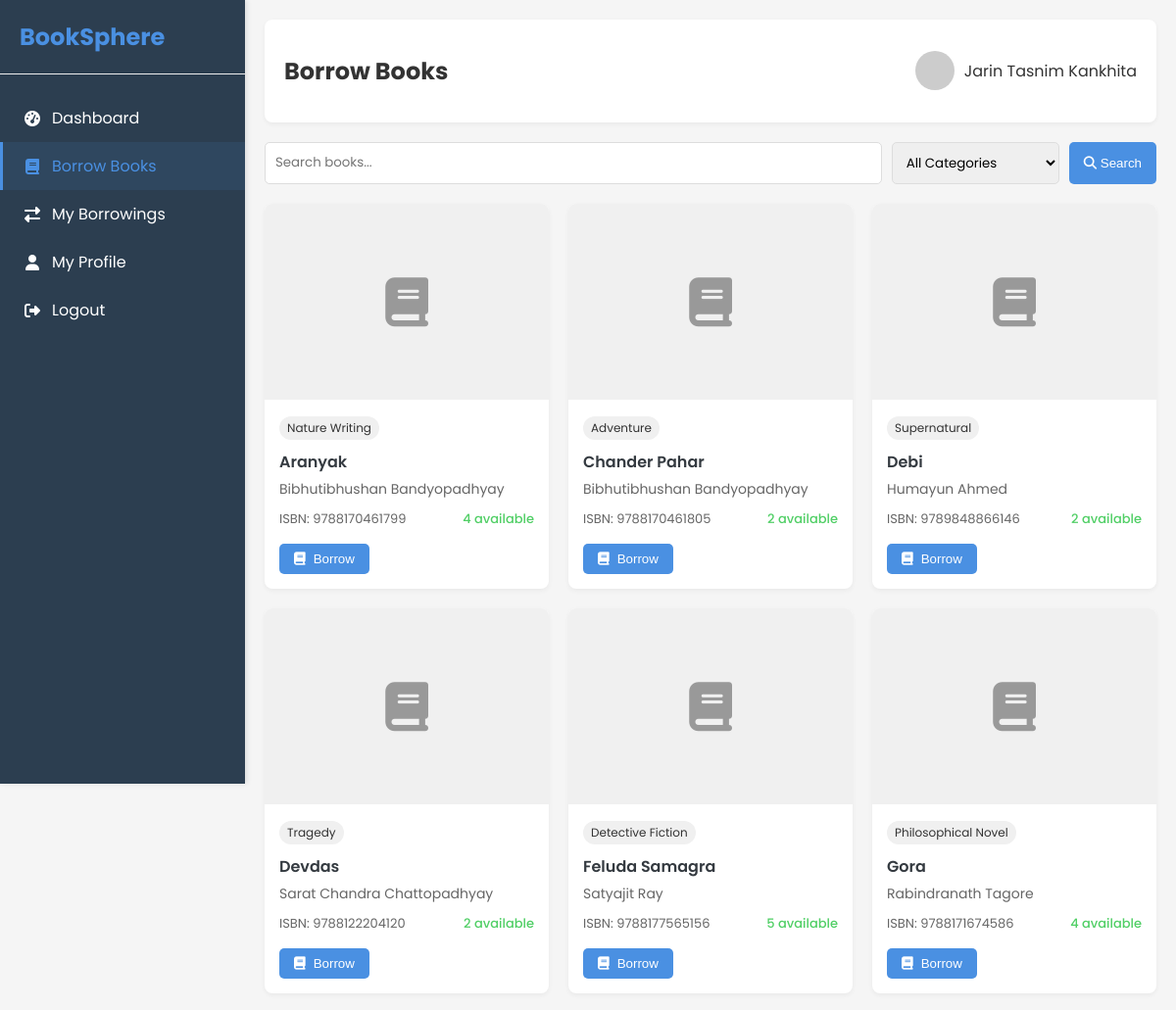
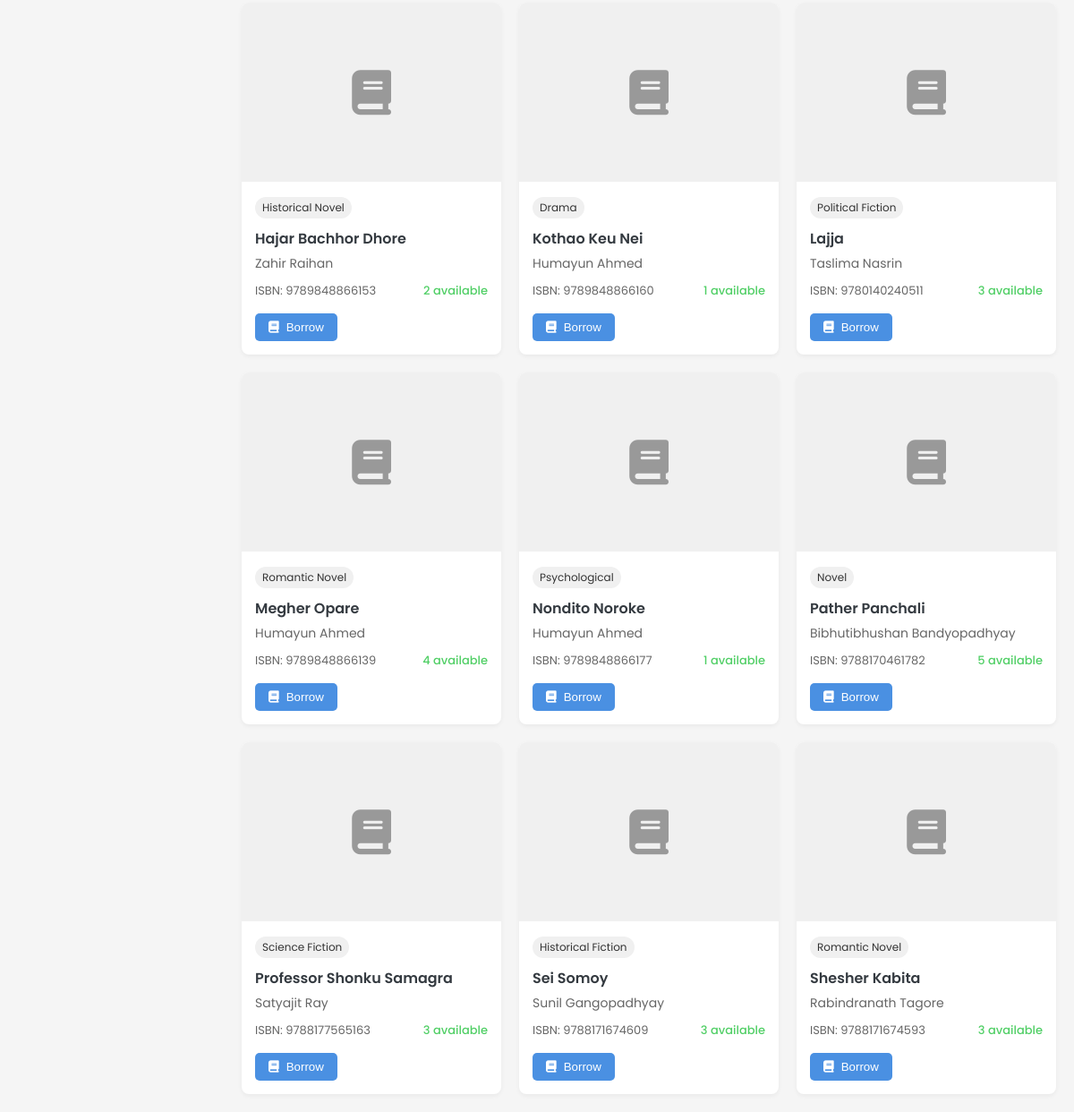
The app's page /borrow_books.php (signed in) with its own data (2 pictures, top to bottom).
### tables this page shows
CREATE TABLE `books` (
  `book_id` int(11) NOT NULL,
  `title` varchar(255) NOT NULL,
  `author` varchar(100) NOT NULL,
  `isbn` varchar(20) DEFAULT NULL,
  `publisher` varchar(100) DEFAULT NULL,
  `publication_year` int(11) DEFAULT NULL,
  `category` varchar(50) DEFAULT NULL,
  `quantity` int(11) NOT NULL DEFAULT 1,
  `available_quantity` int(11) NOT NULL DEFAULT 1,
  `description` text DEFAULT NULL,
  `cover_image` varchar(255) DEFAULT NULL,
  `created_at` timestamp NOT NULL DEFAULT current_timestamp(),
  `updated_at` timestamp NOT NULL DEFAULT current_timestamp() ON UPDATE current_timestamp()
);

### borrow_books.php (the view, shortened to what this page needs)
<?php
require_once 'db_connection.php';
$user_id = $_SESSION['user_id'];
try {
    $search = isset($_GET['search']) ? $_GET['search'] : '';
    $query = "SELECT * FROM books WHERE available_quantity > 0";
    $query .= " ORDER BY title";
    $stmt = $conn->prepare($query);
    $stmt->execute();
    $books = $stmt->fetchAll(PDO::FETCH_ASSOC);
    $stmt = $conn->prepare("SELECT COUNT(*) FROM borrowings WHERE user_id = :user_id AND status = 'borrowed'");
    $stmt->bindParam(':user_id', $user_id);
    $stmt->execute();
    $current_borrow_count = $stmt->fetchColumn();
    $stmt = $conn->query("SELECT setting_value FROM library_settings WHERE setting_name = 'max_borrow_limit'");
    $max_borrow_limit = (int)$stmt->fetchColumn();
} catch(PDOException $e) {
    $error = "Database error: " . $e->getMessage();
}
?>
<!DOCTYPE html>
<html lang="en">
<head>
    <link rel="stylesheet" href="https://cdnjs.cloudflare.com/ajax/libs/font-awesome/6.4.0/css/all.min.css">
</head>
<body>
    <div class="sidebar" id="sidebar">
        <div class="sidebar-header">
            <h2>BookSphere</h2>
        </div>
        <ul class="sidebar-menu">
            <li><a href="user_dashboard.php"><i class="fas fa-tachometer-alt"></i> Dashboard</a></li>
            <li><a href="borrow_books.php" class="active"><i class="fas fa-book"></i> Borrow Books</a></li>
            <li><a href="my_borrowings.php"><i class="fas fa-exchange-alt"></i> My Borrowings</a></li>
            <li><a href="profile.php"><i class="fas fa-user"></i> My Profile</a></li>
            <li><a href="logout.php"><i class="fas fa-sign-out-alt"></i> Logout</a></li>
        </ul>
    </div>
    <div class="main-content">
        <div class="header">
            <h2>Borrow Books</h2>
            <div class="user-info">
                <img src="https://ui-avatars.com/api/?name=<?php echo urlencode($_SESSION['full_name']); ?>&background=4a90e2&color=fff" alt="User">
                <span><?php echo htmlspecialchars($_SESSION['full_name']); ?></span>
            </div>
        </div>
        <form method="GET" action="borrow_books.php">
            <div class="search-container">
                <input type="text" class="search-input" name="search" placeholder="Search books..."
                       value="<?php echo htmlspecialchars($search); ?>">
                <select class="category-filter" name="category">
                    <option value="">All Categories</option>
                </select>
                <button type="submit" class="search-btn">
                    <i class="fas fa-search"></i> Search
                </button>
            </div>
        </form>
        <?php if (empty($books)): ?>
            <div class="card empty-state">
                <i class="fas fa-book-open"></i>
                <h3>No Books Available</h3>
                <p>There are currently no books available for borrowing.</p>
            </div>
        <?php else: ?>
            <div class="books-grid">
                <?php foreach ($books as $book): ?>
                    <div class="book-card">
                        <div class="book-cover">
                            <i class="fas fa-book"></i>
                        </div>
                        <div class="book-details">
                            <span class="book-category"><?php echo $book['category'] ? htmlspecialchars($book['category']) : 'Uncategorized'; ?></span>
                            <h3 class="book-title"><?php echo htmlspecialchars($book['title']); ?></h3>
                            <p class="book-author"><?php echo htmlspecialchars($book['author']); ?></p>
                            <div class="book-meta">
                                <span>ISBN: <?php echo htmlspecialchars($book['isbn']); ?></span>
                                <span class="book-available"><?php echo $book['available_quantity']; ?> available</span>
                            </div>
                            <form method="POST" action="borrow_books.php">
                                <button type="submit" name="borrow" class="btn btn-primary"
                                    <?php echo ($current_borrow_count >= $max_borrow_limit) ? 'disabled' : ''; ?>>
                                    <i class="fas fa-book"></i> Borrow
                                </button>
                            </form>
                        </div>
                    </div>
                <?php endforeach; ?>
            </div>
        <?php endif; ?>
    </div>
</body>
</html>

### borrow_books.php (style rules this page uses)
:root { --primary-color: #4a90e2; --secondary-color: #50e3c2; --danger-color: #ff6b6b; --success-color: #51cf66; --warning-color: #ffc107; --dark-color: #343a40; --light-color: #f8f9fa; --sidebar-width: 250px; }
* { box-sizing: border-box; }
body { font-family: 'Poppins', sans-serif; margin: 0; padding: 0; background-color: #f5f5f5; color: #333; }
.sidebar { width: var(--sidebar-width); background: #2c3e50; color: #fff; height: 100vh; position: fixed; padding: 20px 0; box-shadow: 2px 0 5px rgba(0,0,0,0.1); }
.sidebar-header { padding: 0 20px 20px; border-bottom: 1px solid #eee; margin-bottom: 20px; }
.sidebar-header h2 { color: var(--primary-color); margin: 0; }
.sidebar-menu { list-style: none; padding: 0; margin: 0; }
.sidebar-menu li a { color: #fff; text-decoration: none; display: flex; align-items: center; padding: 12px 20px; transition: all 0.3s; border-left: 3px solid transparent; }
.sidebar-menu li a:hover, .sidebar-menu li a.active { background: rgba(74, 144, 226, 0.1); border-left: 3px solid var(--primary-color); color: var(--primary-color); }
.sidebar-menu i { margin-right: 10px; width: 20px; text-align: center; }
.main-content { margin-left: var(--sidebar-width); padding: 20px; }
.header { display: flex; justify-content: space-between; align-items: center; background: white; padding: 15px 20px; border-radius: 8px; box-shadow: 0 2px 5px rgba(0,0,0,0.05); margin-bottom: 20px; }
.user-info { display: flex; align-items: center; }
.user-info img { width: 40px; height: 40px; border-radius: 50%; margin-right: 10px; }
.btn { display: inline-flex; align-items: center; padding: 8px 15px; border-radius: 5px; text-decoration: none; font-weight: 500; transition: all 0.3s; border: none; cursor: pointer; }
.btn-primary { background-color: var(--primary-color); color: white; }
.btn i { margin-right: 8px; }
.search-container { display: flex; margin-bottom: 20px; gap: 10px; flex-wrap: wrap; }
.search-input { flex: 1; min-width: 200px; padding: 10px; border: 1px solid #ddd; border-radius: 5px; font-family: 'Poppins', sans-serif; }
.category-filter { padding: 10px; border: 1px solid #ddd; border-radius: 5px; font-family: 'Poppins', sans-serif; }
.search-btn { padding: 10px 15px; background-color: var(--primary-color); color: white; border: none; border-radius: 5px; cursor: pointer; }
.books-grid { display: grid; grid-template-columns: repeat(auto-fill, minmax(280px, 1fr)); gap: 20px; }
.book-card { background: white; border-radius: 8px; overflow: hidden; box-shadow: 0 2px 5px rgba(0,0,0,0.05); transition: transform 0.3s, box-shadow 0.3s; }
.book-cover { height: 200px; background-color: #f0f0f0; display: flex; align-items: center; justify-content: center; color: #999; }
.book-cover i { font-size: 50px; }
.book-details { padding: 15px; }
.book-title { font-size: 16px; font-weight: 600; margin: 0 0 5px; color: var(--dark-color); }
.book-author { color: #666; font-size: 14px; margin: 0 0 10px; }
.book-meta { display: flex; justify-content: space-between; font-size: 13px; color: #666; margin-bottom: 15px; }
.book-category { background-color: #f0f0f0; padding: 3px 8px; border-radius: 20px; font-size: 12px; display: inline-block; margin-bottom: 10px; }
.book-available { font-weight: 500; color: var(--success-color); }

### records on screen
books: category "Nature Writing", title "Aranyak", author "Bibhutibhushan Bandyopadhyay", isbn "9788170461799", available_quantity "4"
books: category "Adventure", title "Chander Pahar", author "Bibhutibhushan Bandyopadhyay", isbn "9788170461805", available_quantity "2"
books: category "Supernatural", title "Debi", author "Humayun Ahmed", isbn "9789848866146", available_quantity "2"
books: category "Tragedy", title "Devdas", author "Sarat Chandra Chattopadhyay", isbn "9788122204120", available_quantity "2"
books: category "Detective Fiction", title "Feluda Samagra", author "Satyajit Ray", isbn "9788177565156", available_quantity "5"
books: category "Philosophical Novel", title "Gora", author "Rabindranath Tagore", isbn "9788171674586", available_quantity "4"
books: category "Historical Novel", title "Hajar Bachhor Dhore", author "Zahir Raihan", isbn "9789848866153", available_quantity "2"
books: category "Drama", title "Kothao Keu Nei", author "Humayun Ahmed", isbn "9789848866160", available_quantity "1"
books: category "Political Fiction", title "Lajja", author "Taslima Nasrin", isbn "9780140240511", available_quantity "3"
books: category "Romantic Novel", title "Megher Opare", author "Humayun Ahmed", isbn "9789848866139", available_quantity "4"
books: category "Psychological", title "Nondito Noroke", author "Humayun Ahmed", isbn "9789848866177", available_quantity "1"
books: category "Novel", title "Pather Panchali", author "Bibhutibhushan Bandyopadhyay", isbn "9788170461782", available_quantity "5"
books: category "Science Fiction", title "Professor Shonku Samagra", author "Satyajit Ray", isbn "9788177565163", available_quantity "3"
books: category "Historical Fiction", title "Sei Somoy", author "Sunil Gangopadhyay", isbn "9788171674609", available_quantity "3"
books: category "Romantic Novel", title "Shesher Kabita", author "Rabindranath Tagore", isbn "9788171674593", available_quantity "3"

### other values on screen
$_SESSION['full_name'] "Jarin Tasnim Kankhita"
